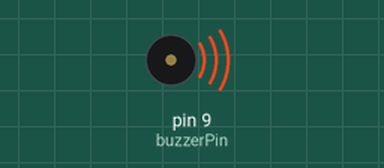
Simulated run of this sketch. Board: Arduino Uno, built with avr-gcc and run on an emulated ATmega328P. Shown: buzzer (waves = sounding, pin HIGH).

Above: at 0.15 s.
Timing chart, 0 to 3.0 s (numbered marks = the images above):
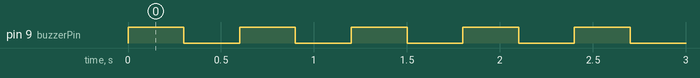

The sketch:

2.10_activeBuzzer_-_Copy.ino
```cpp
const int buzzerPin = 9;

void setup() {
  pinMode(buzzerPin, OUTPUT);
}

void loop() {
  digitalWrite(buzzerPin, HIGH);
  delay(300);
  digitalWrite(buzzerPin,LOW);
  delay(300);
}
```

Measured:
- by itself, pin 9 (buzzerPin): alternates HIGH for 0.30 s and LOW for 0.30 s
